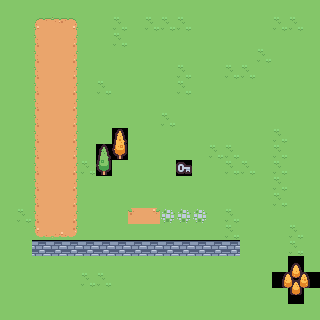

A level layout from a 2D game, rendered from its tile map. Below: a short description, then the map file with its tile-grid data intact:
An orthogonal 20x20 tile map with 16x16 px tiles, 1 tile layer (Ground) and 3 objects (player, Camera).

<map version="1.11" tiledversion="1.11.0" orientation="orthogonal" renderorder="right-down" width="20" height="20" tilewidth="16" tileheight="16" infinite="0" nextlayerid="4" nextobjectid="8">
 <tileset firstgid="1" name="tilemap_packed" tilewidth="16" tileheight="16" tilecount="132" columns="12">
  <image source="tilemap_packed.png" width="192" height="176" />
 </tileset>
 <layer id="1" name="Ground" width="20" height="20">
  <data encoding="csv">
1,1,1,1,1,1,1,1,1,1,1,1,1,1,1,1,1,1,1,1,
1,1,13,14,15,1,1,2,1,2,2,2,1,1,1,1,1,2,2,1,
1,1,25,26,27,1,1,2,1,1,1,1,1,1,1,1,1,1,1,1,
1,1,25,26,27,1,1,1,1,1,1,1,1,1,1,1,2,1,1,1,
1,1,25,26,27,1,1,1,1,1,1,2,1,1,2,2,1,1,1,1,
1,1,25,26,27,1,2,1,1,1,1,2,1,1,1,1,1,1,1,1,
1,1,25,26,27,1,1,1,1,1,1,1,1,1,1,1,1,1,1,1,
1,1,25,26,27,1,1,1,1,1,2,1,1,1,1,1,1,1,1,1,
1,1,25,26,27,1,1,4,1,1,1,1,1,1,1,1,1,2,1,1,
1,1,25,26,27,1,5,16,1,1,1,1,1,2,2,1,1,2,1,1,
1,1,25,26,27,2,17,1,1,1,1,118,1,1,2,2,1,2,1,1,
1,1,25,26,27,1,1,1,1,1,1,1,1,1,1,1,1,2,1,1,
1,1,25,26,27,1,1,1,1,1,1,1,1,1,1,1,1,2,1,1,
1,2,25,26,27,1,1,1,40,41,44,44,44,1,2,1,1,1,1,1,
1,1,37,38,39,1,1,1,1,1,1,1,1,1,2,1,1,1,2,1,
1,1,127,127,127,127,127,127,127,127,127,127,127,127,127,1,1,1,2,1,
1,1,1,1,1,1,1,1,1,1,1,1,1,1,1,1,1,1,11,1,
1,1,1,1,1,2,2,1,1,1,1,1,1,1,1,1,1,22,23,24,
1,1,1,1,1,1,1,1,1,1,1,1,1,1,1,1,1,1,35,1,
1,1,1,1,1,1,1,1,1,1,1,1,1,1,1,1,1,1,1,1
</data>
 </layer>
 <objectgroup id="2" name="Objects">
  <properties>
   <property name="excalibur" type="bool" value="true" />
  </properties>
  <object id="5" name="Player" type="player" x="137.523" y="237.494">
   <point />
  </object>
  <object id="6" name="Camera" type="Camera" x="171.182" y="237.814">
   <properties>
    <property name="camera" type="bool" value="true" />
    <property name="zoom" type="float" value="4" />
   </properties>
   <point />
  </object>
  <object id="7" x="-99.0279" y="149.83">
   <point />
  </object>
 </objectgroup>
</map>
